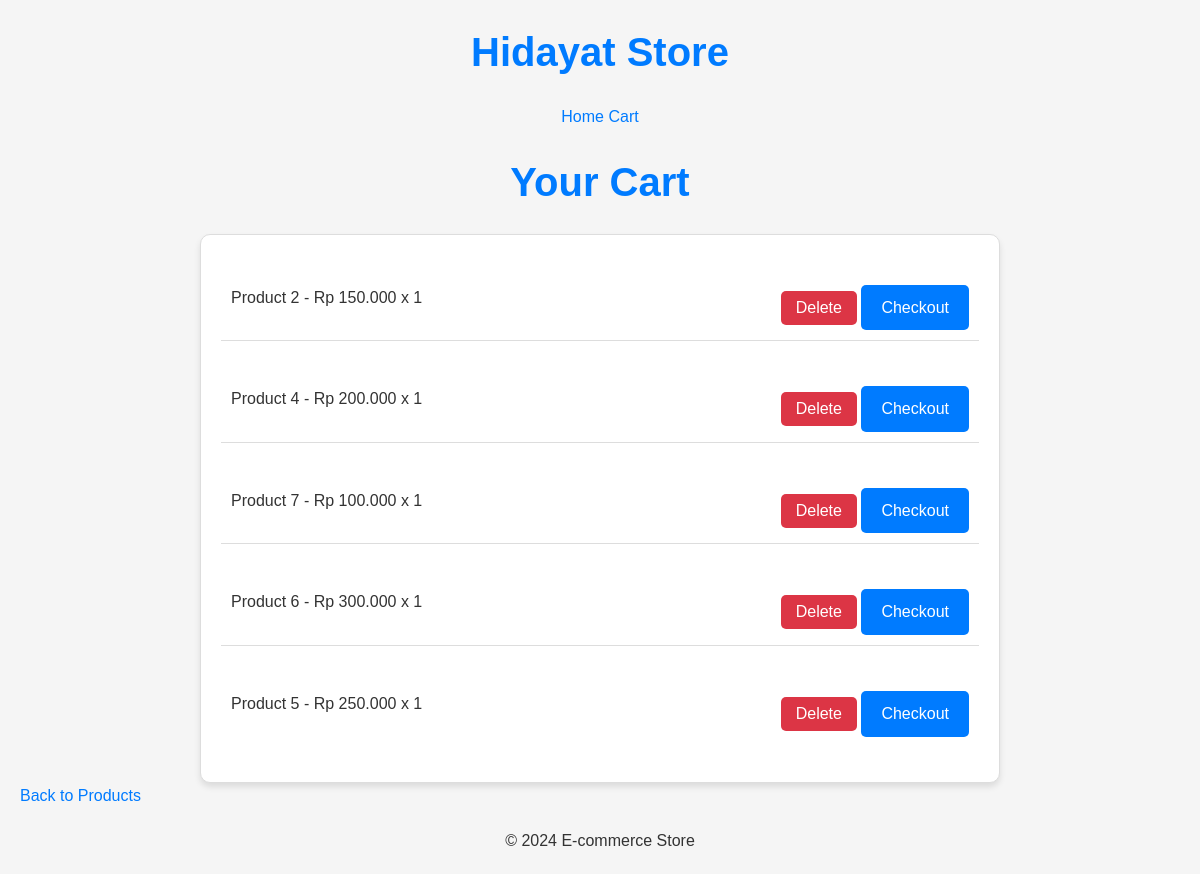
The app's page /cart.php with its own data.
### tables this page shows
CREATE TABLE `cart` (
  `id` int(11) NOT NULL,
  `product_id` int(11) NOT NULL,
  `quantity` int(11) NOT NULL
);

CREATE TABLE `products` (
  `id` int(11) NOT NULL,
  `name` varchar(255) NOT NULL,
  `price` int(11) NOT NULL,
  `image` varchar(255) NOT NULL,
  `description` text NOT NULL
);

### cart.php (the view, shortened to what this page needs)
<?php
include('includes/db.php');
include('includes/header.php');
$query = "
    SELECT cart.id, products.name, products.price, cart.quantity
    FROM cart
    JOIN products ON cart.product_id = products.id
";
$result = $conn->query($query);
?>
<!DOCTYPE html>
<html lang="en">
<head>
    <link rel="stylesheet" href="css/style.css">
</head>
<body>
    <h1>Your Cart</h1>
    <div class="cart">
        <?php if ($result->num_rows > 0): ?>
            <ul>
                <?php while ($item = $result->fetch_assoc()): ?>
                    <li>
                        <?php echo $item['name']; ?> - Rp <?php echo number_format($item['price'], 0, ',', '.'); ?> x <?php echo $item['quantity']; ?>
                        <form method="POST">
                            <button type="submit">Delete</button>
                            <a href="checkout.php" class="checkout-btn">Checkout</a>
                        </form>
                    </li>
                <?php endwhile; ?>
            </ul>
        <?php else: ?>
            <p>Your cart is empty!</p>
        <?php endif; ?>
    </div>
    <a href="index.php">Back to Products</a>
</body>
</html>
<?php
include('includes/footer.php');
?>

### css/style.css (style rules this page uses)
* { margin: 0; padding: 0; box-sizing: border-box; }
body { font-family: 'Arial', sans-serif; background-color: #f5f5f5; color: #333; line-height: 1.6; padding: 20px; }
h1 { text-align: center; margin-bottom: 20px; color: #007bff; font-size: 2.5rem; }
.cart { max-width: 800px; margin: 0 auto; background-color: #fff; border: 1px solid #ddd; border-radius: 10px; padding: 20px; box-shadow: 0 4px 6px rgba(0, 0, 0, 0.1); }
.cart ul { list-style: none; padding: 0; }
.cart li { display: flex; justify-content: space-between; align-items: center; margin-bottom: 15px; padding: 10px; border-bottom: 1px solid #ddd; }
.cart li:last-child { border-bottom: none; }
.cart form { display: inline-block; }
.cart button { background-color: #dc3545; color: #fff; border: none; padding: 8px 15px; font-size: 1rem; border-radius: 5px; cursor: pointer; transition: background-color 0.3s; }
.cart a { display: inline-block; margin-top: 20px; background-color: #007bff; color: #fff; text-decoration: none; padding: 10px 20px; border-radius: 5px; transition: background-color 0.3s; }
a { color: #007bff; text-decoration: none; text-align: center; }
.checkout-btn { display: inline-block; margin-top: 20px; background-color: #28a745; color: #fff; text-decoration: none; padding: 10px 20px; border-radius: 5px; transition: background-color 0.3s; font-size: 1rem; }

### records on screen
cart: product.name "Product 2", product.price "150.000", quantity "1"
cart: product.name "Product 4", product.price "200.000", quantity "1"
cart: product.name "Product 7", product.price "100.000", quantity "1"
cart: product.name "Product 6", product.price "300.000", quantity "1"
cart: product.name "Product 5", product.price "250.000", quantity "1"
